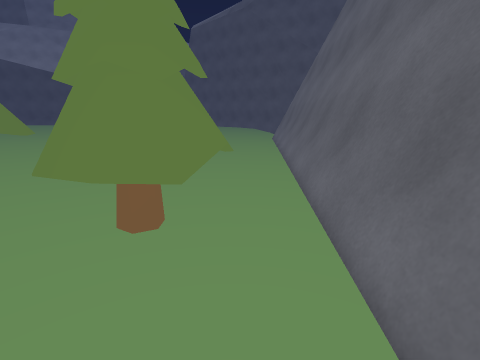
view 1 (above)

16 first-person views from a walk through a 3-D level made in the Unity game engine. The camera is 1.3 m above the floor, tilts 14° down and sees 85° across. The floor is counted in squares, 0.5 m on a side. Each view is taken from the middle of a square. On the plan, view 1 faces up. The plan holds only what a view shows up to about 18 squares ahead; the rest is blank. The place goes on beyond the plan. The player character is not drawn. Some animated figures are left out.

view 2
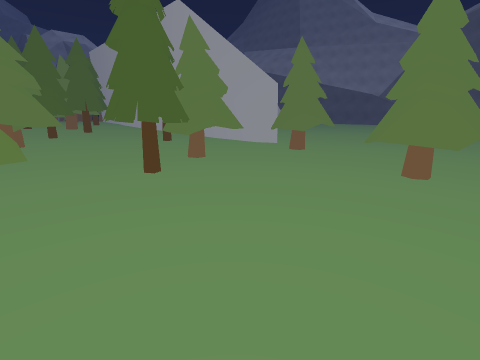

view 3
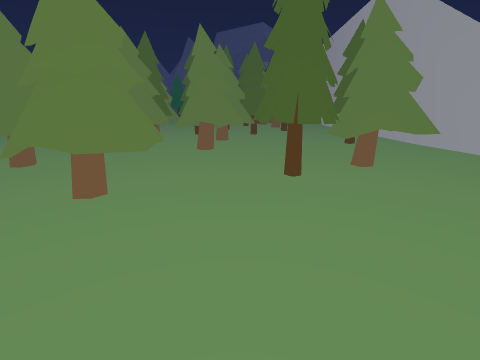

view 4
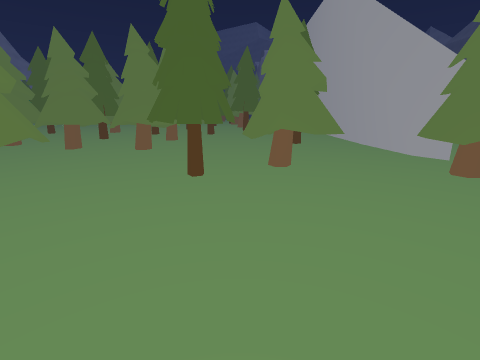

view 5
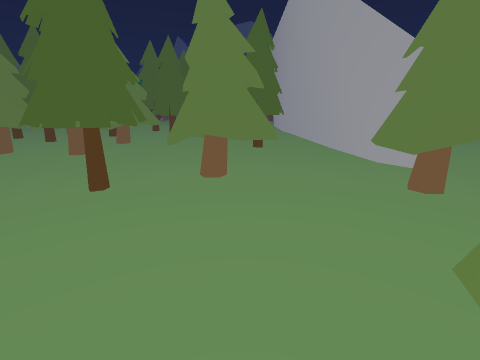

view 6
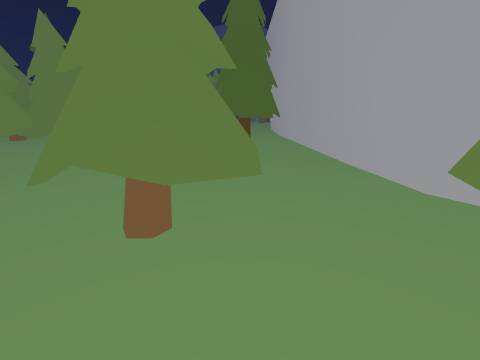

view 7
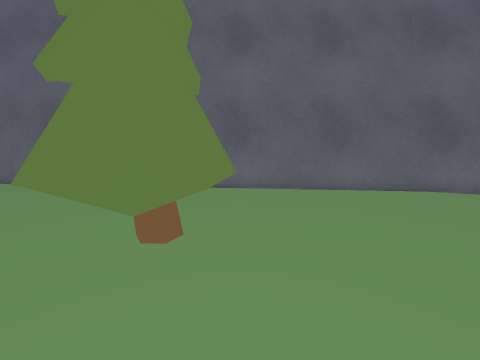

view 8
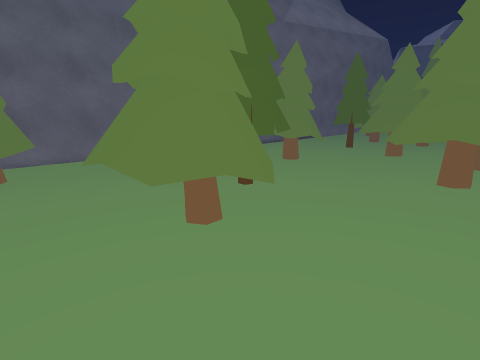

view 9
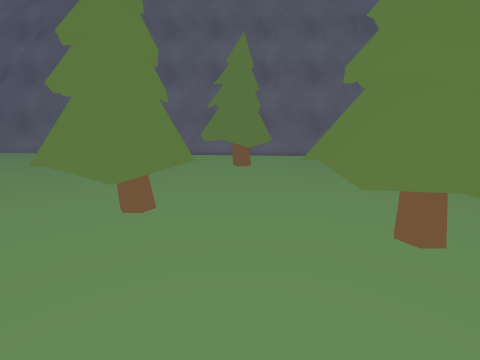

view 10
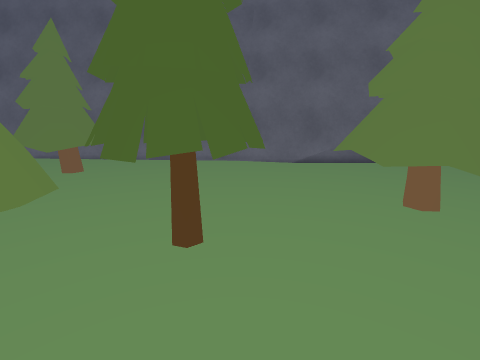

view 11
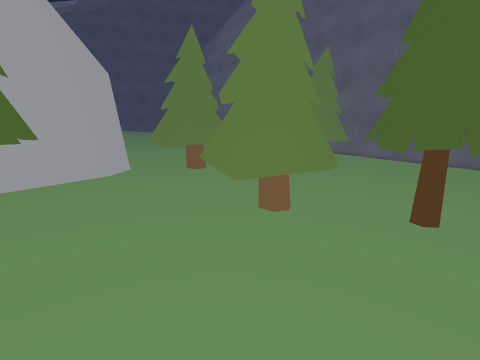

view 12
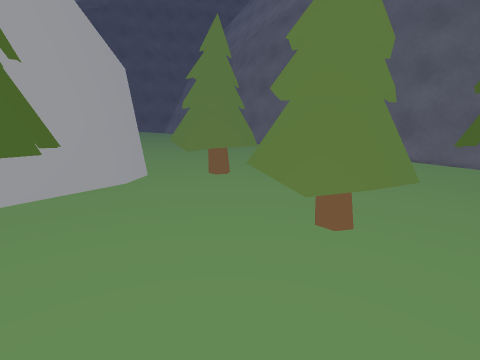

view 13
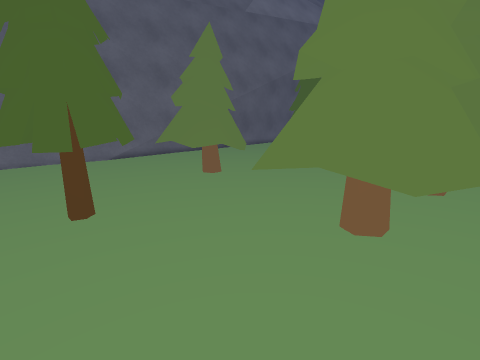

view 14
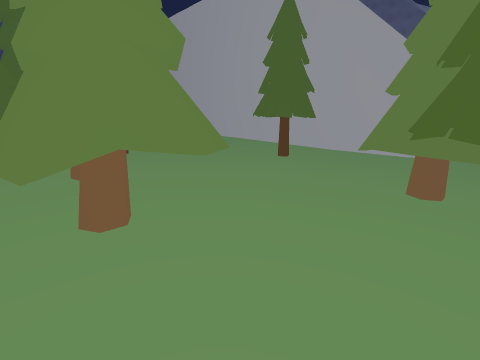

view 15
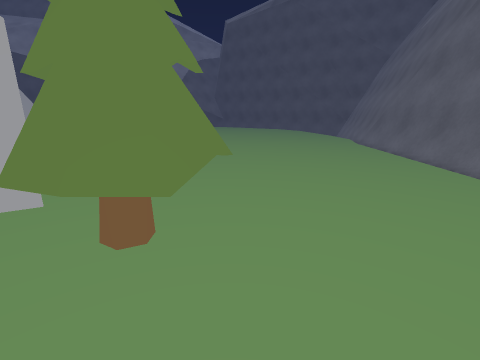

view 16
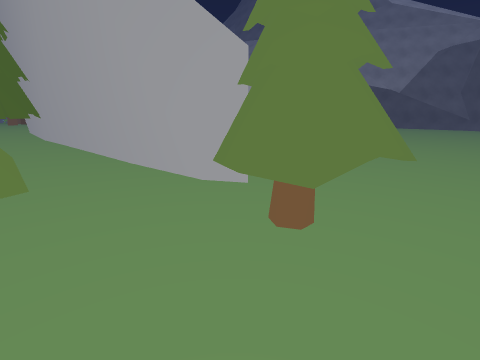

### Floor plan
Points are (right, up) in squares from view 1. A wall is a line through its corners. A room is listed if a view was taken in it or the views show most of it. See-through windows are left out.
Room 1 (views 1, 2, 3, 4, 5, 6, 7, 14, 15, 16)
walls: (2.4, -3.2) (3, 4.5); (2.6, -3.3) (3.1, 3.2); (2.8, -3.3) (3.2, 1.7); (1.1, -8.6) (2.4, -3.1); (1.4, -8.5) (2.7, -3.2); (1.6, -8.6) (2.9, -3.2); (1.8, -8.5) (3.1, -3.3)
low walls: (1.7, -3.1) (2.3, 5.4); (2, -3.1) (2.6, 5.3); (2.2, -3.2) (2.8, 5.5); (0.4, -8.3) (1.7, -2.9); (0.5, -8.6) (0.5, -7.6); (0.7, -8.6) (2.1, -3); (0.9, -8.5) (2.3, -3.1)
ways out: opening at (-14, -3.3) to room 2; opening at (-11.7, 6) to room 2; opening at (-6, 9); opening at (0.5, 6.5)
objects: tree (-18, -8) to (-15, -4); tree (-12, -3) to (-9, 0); tree (-10, -8) to (-6, -6); tree (-5, 4) to (0, 8)
Room 2 (views 8, 9, 10, 11, 12, 13)
walls: (-16.2, 9.2) (-19.6, 8.7); (-15, 9.6) (-19.6, 9); (-13.6, 11.1) (-16.8, 8.9)
low walls: (-13.5, 10.9) (-15.6, 9.5)
ways out: opening at (-14, -3.3) to room 1; opening at (-11.7, 6) to room 1
objects: tree (-19, -6) to (-19, -4); tree (-19, 3) to (-18, 6); tree (-15, 0) to (-10, 4); tree (-13, 7) to (-8, 11)

Where each view was taken, in squares from view 1:
view 1: 0 up, 0 right, facing up
view 2: 7 down, 0 right, facing up-left
view 3: 4 down, 0 right, facing left
view 4: 0 up, 0 right, facing left
view 5: 3 up, 2 left, facing left
view 6: 4 up, 7 left, facing left
view 7: 4 up, 8 left, facing right
view 8: 6 up, 18 left, facing down-right
view 9: 6 up, 18 left, facing right
view 10: 3 down, 16 left, facing right
view 11: 3 down, 19 left, facing up-right
view 12: 1 down, 19 left, facing up-right
view 13: 0 up, 19 left, facing down-right
view 14: 8 down, 11 left, facing up-left
view 15: 4 up, 8 left, facing up
view 16: 4 up, 7 left, facing up-left
